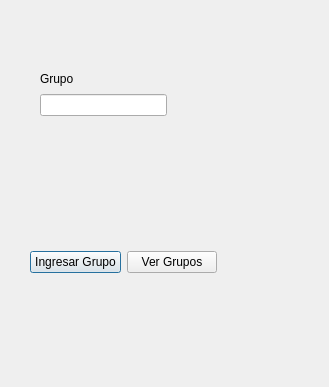
<?xml version="1.0" encoding="UTF-8"?>
<ui version="4.0">
 <class>Dialog</class>
 <widget class="QDialog" name="Dialog">
  <property name="geometry">
   <rect>
    <x>0</x>
    <y>0</y>
    <width>329</width>
    <height>387</height>
   </rect>
  </property>
  <property name="windowTitle">
   <string>Registrar Grupos</string>
  </property>
  <widget class="QWidget" name="layoutWidget">
   <property name="geometry">
    <rect>
     <x>40</x>
     <y>70</y>
     <width>127</width>
     <height>46</height>
    </rect>
   </property>
   <layout class="QVBoxLayout" name="verticalLayout">
    <item>
     <widget class="QLabel" name="label">
      <property name="text">
       <string>Grupo</string>
      </property>
     </widget>
    </item>
    <item>
     <widget class="QLineEdit" name="Grupo"/>
    </item>
   </layout>
  </widget>
  <widget class="QWidget" name="layoutWidget">
   <property name="geometry">
    <rect>
     <x>30</x>
     <y>250</y>
     <width>187</width>
     <height>25</height>
    </rect>
   </property>
   <layout class="QHBoxLayout" name="horizontalLayout">
    <item>
     <widget class="QPushButton" name="Insertar">
      <property name="text">
       <string>Ingresar Grupo</string>
      </property>
     </widget>
    </item>
    <item>
     <widget class="QPushButton" name="Ver">
      <property name="text">
       <string>Ver Grupos</string>
      </property>
     </widget>
    </item>
   </layout>
  </widget>
 </widget>
 <resources/>
 <connections/>
</ui>
